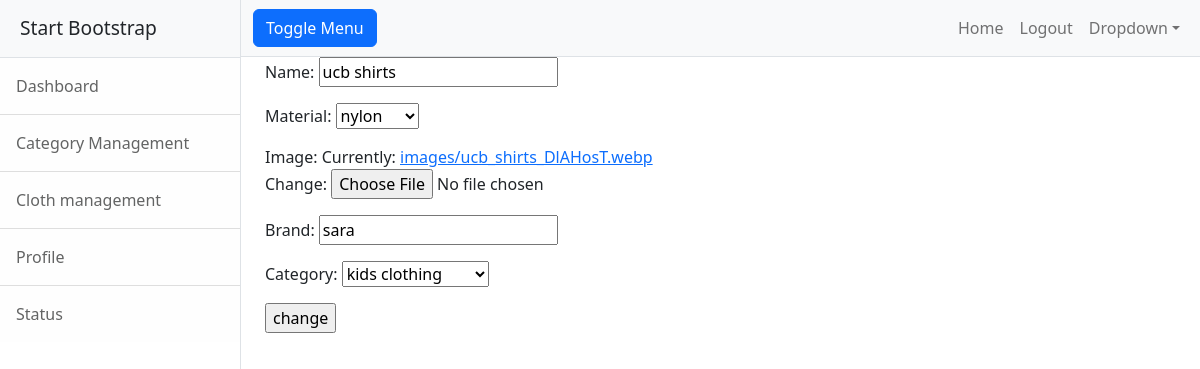
The app's page /cloths/3/change (signed in) with its own data.
### yousta/models.py (models this page shows, shortened)
class Cloths(models.Model):
    name=models.CharField(max_length=200)
    options=(
        ("linen","linen"),
        ("cotton","cotton"),
        ("satin","satin"),
        ("nylon","nylon"),
        ("polyster","polyster"),
        ("silk","silk")
    )
    material=models.CharField(max_length=200,choices=options,default="cotton")
    image=models.ImageField(upload_to="images")
    brand=models.CharField(max_length=200)
    category=models.ForeignKey(Category,null=True,on_delete=models.SET_NULL)

class Category(models.Model):
    name=models.CharField(max_length=200,unique=True)
    is_active=models.BooleanField(default=True)
    def __str__(self):
        return self.name

### yousta/views.py (the view, shortened to what this page needs)
# urls.py: path("cloths/<int:pk>/change",ClothUpdateView.as_view(),name="cloth-change"),
@method_decorator(decs,name="dispatch")
class ClothUpdateView(UpdateView):
    template_name="yousta/cloth_edit.html"
    model=Cloths
    form_class=ClothAddForm
    success_url=reverse_lazy("cloth-list")

### yousta/forms.py
class ClothAddForm(forms.ModelForm):
    class Meta:
        model=Cloths
        fields="__all__"

### yousta/views.py (called while the page is built)
def signin_required(fn):
    def wrapper(request,*args,**kwargs):
        if not request.user.is_authenticated:
            messages.error(request,"invalid session")
            return redirect("signin")
        else:
            return fn(request,*args,**kwargs)
    return wrapper

def is_admin(fn):
    def wrapper(request,*args,**kwargs):
        if not request.user.is_superuser:
            messages.error(request,"permission denied for current user!!")
            return redirect("signin")
        else:
            return fn(request,*args,**kwargs)
    return wrapper

### yousta/templates/yousta/cloth_edit.html (shortened to what this page needs)
{%extends 'yousta/base.html'%}
{%block body_block%}
<div class="container">
    <form action="" method="post" enctype="multipart/form-data">
        {{form.as_p}}
        <input type="submit" value="change">
    </form>
</div>
{%endblock%}

### records on screen
Cloths: name "ucb shirts", material "nylon", brand "sara", category "kids clothing"
